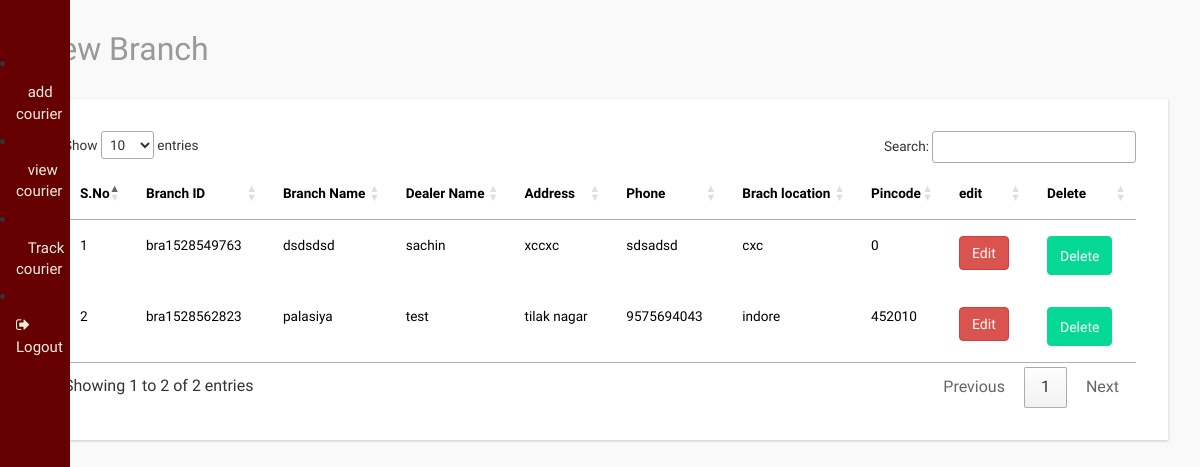
Before: /admin/branch_details.php with the older database file.
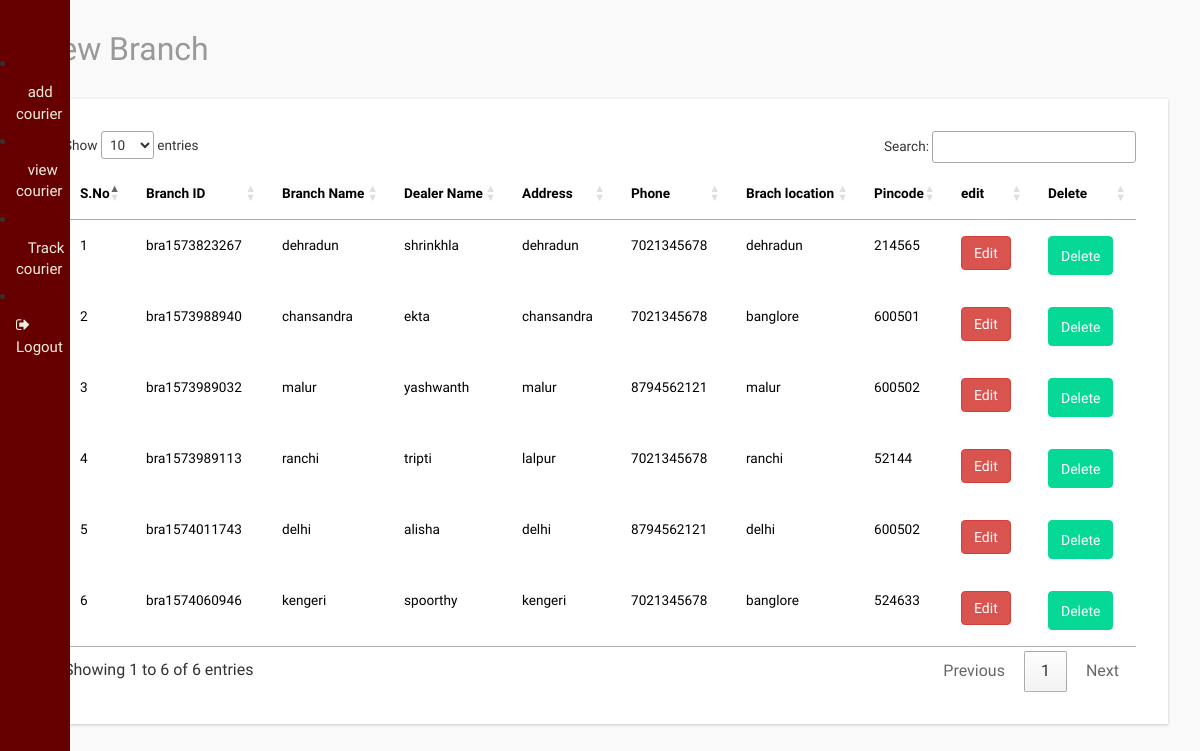
After: the same page with the newer database file.
### tables this page shows
CREATE TABLE `branch` (
  `id` int(11) NOT NULL,
  `dealer_name` text NOT NULL,
  `branchaddress` text NOT NULL,
  `phone` text NOT NULL,
  `branch_location` text NOT NULL,
  `pincode` text NOT NULL,
  `branch_name` text NOT NULL,
  `branch_id` text NOT NULL,
  `reqid` varchar(20) NOT NULL
);

### admin/branch_details.php (the view, shortened to what this page needs)
<?php
include('header.php');
include('sidebar.php');
include('../connection.php');
?>
<link rel="stylesheet" href="http://cdn.datatables.net/1.10.2/css/jquery.dataTables.min.css"></style>
<div id="page-wrapper">
  <div class="graphs">
    <h3 class="blank1">View Branch</h3>
    <div class="xs tabls">
      <div class="bs-example4" data-example-id="contextual-table">
        <table class="table table-hover" id="example" class="display" width="100%" cellspacing="0">
          <thead>
            <tr>
            <th>S.No</th>
            <th>Branch ID</th>
              <th>Branch Name</th>
              <th>Dealer Name</th>
              <th>Address</th>
              <th>Phone</th>
              <th>Brach location</th>
              <th>Pincode</th>
              <th>edit</th>
              <th>Delete</th>
            </tr>
          </thead>
          <tbody>
          <?php
            $sql="Select * from branch";
            $res=mysqli_query($conn,$sql);
            $i=1;
            while($ros=mysqli_fetch_array($res))
            {
              ?>
          <tr>
            <td><?php echo $i++;?></td>
             <td><?php echo $ros['branch_id'];?></td>
            <td><?php echo $ros['branch_name'];?></td>
            <td><?php echo $ros['dealer_name'];?></td>
            <td><?php echo $ros['branchaddress'];?></td>
            <td><?php echo $ros['phone'];?></td>
            <td><?php echo $ros['branch_location'];?></td>
            <td><?php echo $ros['pincode'];?></td>
            <td><a href="editbranch.php?id=<?php echo $ros['id'];?>"><button type="button" class="btn btn-danger">Edit</button></a></td>
            <td><a href="branch_details.php?deleteid=<?php echo $ros['id'];?>"><button type="button" class="btn btn-warning">Delete</button></a></td>
          </tr>
          <?php
        }
        ?>
          </tbody>
        </table>
      </div>
    </div>
  </div>
</div>

### admin/header.php (shortened to what this page needs)
<!DOCTYPE HTML>
<html>
<head>
<link href="css/bootstrap.min.css" rel='stylesheet' type='text/css' />
<link href="css/style.css" rel='stylesheet' type='text/css' />
<link href="css/font-awesome.css" rel="stylesheet">
<link rel="stylesheet" href="css/icon-font.min.css" type='text/css' />
<link href="css/animate.css" rel="stylesheet" type="text/css" media="all">
</head>
<body>
<div class="sidenav">
        <a href="home.php"><i class="lnr lnr-home"></i> </a>
  <li><a href="dealer.php"> <i class="lnr lnr-cog"></i>Dealer request</a></li>
 <li><a href="branch.php"> <i class="lnr lnr-cog"></i>Branch</a></li>
  <li><a href="staffregistration.php"> <i class="lnr lnr-cog"></i>Dealer registration</a></li>
 <li> <a href="logout.php"> <i class="fa fa-sign-out" aria-hidden="true"></i>logout</a></li>
</div>

### user/sidebar.php (shortened to what this page needs)
<body>
<div class="sidenav">
        <a href="home.php"><i class="lnr lnr-home"></i> </a>
   <li><a href="Add_consignment.php"><i class="lnr lnr-cog"></i>add courier</a></li>
       <li><a href="view_consignment.php"><i class="lnr lnr-cog"></i>view courier</a></li>
        <li><a href="track.php"><i class="lnr lnr-cog"></i>Track courier</a></li>
            <li> <a href="logout.php"><i class="fa fa-sign-out"></i> Logout</a> </li>
</div>

### admin/header.php (style rules this page uses)
.sidenav { height: 100%; width: 70px; position: fixed; z-index: 1; top: 0; left: 0; background-color: #660000; overflow-x: hidden; padding-top: 20px; }
.sidenav a { padding: 6px 8px 6px 16px; text-decoration: none; font-size: 15px; color: #ededde; display: block; }

### user/sidebar.php (style rules this page uses)
.sidenav { height: 100%; width: 70px; position: fixed; z-index: 1; top: 0; left: 0; background-color: #660000; overflow-x: hidden; padding-top: 20px; }
.sidenav a { padding: 6px 8px 6px 16px; text-decoration: none; font-size: 15px; color: #ededde; display: block; }

Changed rows visible on the page:
removed branch: branch "bra1528549763", branch_name "dsdsdsd", dealer_name "sachin", branchaddress "xccxc", phone "sdsadsd", branch_location "cxc", pincode "0"
removed branch: branch "bra1528562823", branch_name "palasiya", dealer_name "test", branchaddress "tilak nagar", phone "9575694043", branch_location "indore", pincode "452010"
added branch: branch "bra1573823267", branch_name "dehradun", dealer_name "shrinkhla", branchaddress "dehradun", phone "7021345678", branch_location "dehradun", pincode "214565"
added branch: branch "bra1573988940", branch_name "chansandra", dealer_name "ekta", branchaddress "chansandra", phone "7021345678", branch_location "banglore", pincode "600501"
added branch: branch "bra1573989032", branch_name "malur", dealer_name "yashwanth", branchaddress "malur", phone "8794562121", branch_location "malur", pincode "600502"
added branch: branch "bra1573989113", branch_name "ranchi", dealer_name "tripti", branchaddress "lalpur", phone "7021345678", branch_location "ranchi", pincode "52144"
added branch: branch "bra1574011743", branch_name "delhi", dealer_name "alisha", branchaddress "delhi", phone "8794562121", branch_location "delhi", pincode "600502"
added branch: branch "bra1574060946", branch_name "kengeri", dealer_name "spoorthy", branchaddress "kengeri", phone "7021345678", branch_location "banglore", pincode "524633"
Other visible differences:
text written by a page script: "Show entries Search: Showing 1 to 2 of 2 entries Previous 1 Next" → "Show entries Search: Showing 1 to 6 of 6 entries Previous 1 Next"
